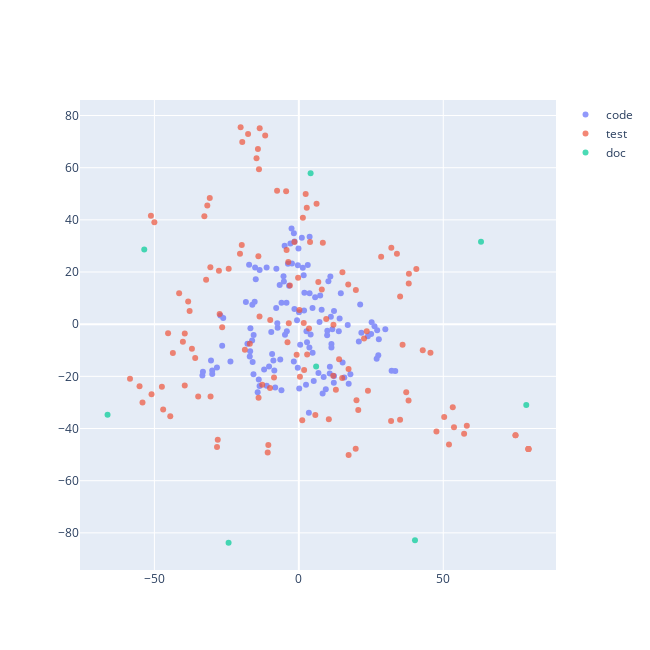

The notebook cell saved with this chart:
### Code cell
import plotly.express as px
import plotly.graph_objects as go
from sklearn.manifold import TSNE
import numpy as np

tsne_model = TSNE(
    n_components = 2,
    perplexity = 7,
    random_state = 42,
    init = "pca",
    learning_rate = "auto",
    # metric = "cosine"
)

code_emb_arr = np.array(dubbo_code_df["gpt_code_vec"].to_list())
test_emb_arr = np.array(dubbo_test_df["gpt_test_vec"].to_list())
doc_emb_arr = np.array(dubbo_doc_df["gpt_doc_vec"].to_list())

code_tsne_embeddings = tsne_model.fit_transform(code_emb_arr)
test_tsne_embeddings = tsne_model.fit_transform(test_emb_arr)
doc_tsne_embeddings = tsne_model.fit_transform(doc_emb_arr)

gpt_code_data = pd.DataFrame(
    {'x': code_tsne_embeddings[:, 0],
     'y': code_tsne_embeddings[:, 1]}
)

gpt_test_data = pd.DataFrame(
    {'x': test_tsne_embeddings[:, 0],
     'y': test_tsne_embeddings[:, 1]}
)

gpt_doc_data = pd.DataFrame(
    {'x': doc_tsne_embeddings[:, 0],
     'y': doc_tsne_embeddings[:, 1]}
)

dfs = {
    "code": gpt_code_data,
    "test": gpt_test_data,
    "doc": gpt_doc_data
}

id_list = [dubbo_code_df['concept'].tolist(),
           dubbo_test_df['concept'].tolist(),
           dubbo_doc_df['concept'].tolist()]

fig = go.Figure()

for i, df in enumerate(dfs):
    fig = fig.add_trace(
        go.Scatter(
        x = dfs[df]['x'],
        y = dfs[df]['y'],
        name = df,
        text = id_list[i],
        showlegend = True,
        mode = 'markers',
        opacity = 0.7)
    )

fig.update_layout(
    width = 650,
    height = 650
)

fig.show()

### Figure 1 — Plotly figure (JSON) as saved in the notebook; plotly's stock layout.template omitted (floating-point values rounded to 4 significant figures)
{"data": [{"mode": "markers", "name": "code", "opacity": 0.7, "showlegend": true, "text": ["['merger', 'model', 'scope', 'aware', 'end', 'error', 'mergeable', 'map', 'match', 'concurrent']", "['match', 'value', 'bool', 'exact', 'weight', 'result', 'destination', 'traffic', 'policy', 'subset']", "['rule', 'mesh', 'listener', 'app', 'merger', 'map', 'merge', 'item', 'array', 'error']", "['rule', 'key', 'invoker', 'node', 'router', 'destination', 'service', 'map', 'virtual', 'output']", "['url', 'invoker', 'invocation', 'configurator', 'load', 'balance', 'spec', 'item', 'service', 'select']", "['map', 'match', 'invoker', 'destination', 'invocation', 'route', 'group', 'tag', 'context', 'rule']", "['router', 'url', 'state', 'invoker', 'bit', 'invocation', 'factory', 'snapshot', 'chain', 'rule']", "['bit', 'model', 'address', 'application', 'enable', 'service', 'iterator', 'key', 'hash', 'add']", "['invoker', 'cluster', 'invocation', 'directory', 'filter', 'url', 'rpc', 'chain', 'result', 'invoke']", "['map', 'extension', 'loader', 'property', 'msg', 'throwable', 'error', 'dynamic', 'aware', 'info']", "['model', 'method', 'scope', 'map', 'application', 'desc', 'parameter', 'framework', 'property', 'prefix']", "['thread', 'map', 'pool', 'qos', 'message', 'stream', 'listener', 'directory', 'watch', 'generic']", "['address', 'level', 'host', 'port', 'status', 'protocol', 'url', 'username', 'disposable', 'adapter']", "['integer', 'converter', 'path', 'stream', 'key', 'timeout', 'client', 'server', 'model', 'cert']", "['map', 'param', 'builder', 'bean', 'value', 'definition', 'parameter', 'key', 'method', 'url']", "['thread', 'registry', 'module', 'map', 'local', 'internal', 'reference', 'metadata', 'runnable', 'integer']", "['service', 'url', 'key', 'parameter', 'executor', 'model', 'method', 'value', 'map', 'protocol']", "['loader', 'java', 'descriptor', 'str', 'method', 'map', 'pattern', 'array', 'lock', 'value']", "['invocation', 'invoker', 'attachment', 'argument', 'method', 'rpc', 'map', 'type', 'key', 'parameter']", "['command', 'monitor', 'filter', 'context', 'input', 'configurator', 'servlet', 'merger', 'codec', 'telnet']", "['url', 'listener', 'registry', 'notify', 'factory', 'cache', 'register', 'subscribe', 'failback', 'compatible']", "['page', 'handler', 'service', 'servlet', 'http', 'request', 'model', 'response', 'writer', 'compatible']", "['rpc', 'address', 'context', 'remote', 'channel', 'message', 'local', 'socket', 'inet', 'throwable']", "['listener', 'notify', 'navigation', 'page', 'title', 'compatible', 'balance', 'application', 'load', 'url']", "['parameter', 'url', 'key', 'value', 'method', 'map', 'protocol', 'add', 'port', 'host']", "['future', 'response', 'unit', 'throwable', 'timeout', 'adapter', 'interrupt', 'execution', 'callback', 'completable']", "['application', 'model', 'module', 'context', 'event', 'service', 'bootstrap', 'state', 'aware', 'error']", "['builder', 'consumer', 'protocol', 'service', 'method', 'registry', 'integer', 'module', 'reference', 'bootstrap']", "['bean', 'definition', 'service', 'registry', 'context', 'factory', 'environment', 'init', 'spring', 'annotation']", "['builder', 'application', 'integer', 'provider', 'status', 'thread', 'registry', 'port', 'probe', 'qos']", "['bean', 'metadata', 'annotation', 'annotate', 'method', 'element', 'field', 'inject', 'service', 'property']", "['reference', 'bean', 'map', 'context', 'definition', 'parser', 'key', 'cache', 'element', 'application']", "['registry', 'property', 'center', 'value', 'metadata', 'report', 'validate', 'url', 'reference', 'application']", "['dynamic', 'factory', 'url', 'zookeeper', 'application', 'model', 'create', 'transporter', 'nacos', 'apollo']", "['nacos', 'listener', 'group', 'key', 'service', 'property', 'url', 'timeout', 'map', 'publish']", "['listener', 'key', 'path', 'group', 'apollo', 'zookeeper', 'change', 'dynamic', 'remove', 'cache']", "['apollo', 'listener', 'key', 'change', 'group', 'url', 'property', 'application', 'aware', 'dynamic']", "['nacos', 'service', 'group', 'content', 'listener', 'symbol', 'publish', 'cas', 'timeout', 'innerclass']", "['listener', 'key', 'property', 'url', 'nacos', 'group', 'change', 'service', 'timeout', 'apollo']", "['container', 'spring', 'error', 'extension', 'aware', 'lock', 'loader', 'classpath', 'context', 'condition']", "['container', 'error', 'spring', 'aware', 'loader', 'lock', 'reentrant', 'context', 'extension', 'classpath']", "['container', 'loader', 'lock', 'extension', 'aware', 'error', 'key', 'reentrant', 'condition', 'hook']", "['extension', 'lock', 'loader', 'condition', 'error', 'aware', 'reentrant', 'key', 'container', 'shutdown']", "['spring', 'context', 'aware', 'error', 'container', 'xml', 'application', 'path', 'classpath', 'extension']", "['method', 'parameter', 'validator', 'clazz', 'value', 'pool', 'validate', 'error', 'violation', 'aware']", "['validator', 'url', 'validation', 'create', 'map', 'concurrent', 'hash', 'lru', 'lfu', 'cache']", "['expire', 'time', 'map', 'live', 'interval', 'expiration', 'key', 'thread', 'value', 'access']", "['cache', 'url', 'factory', 'value', 'key', 'create', 'store', 'put', 'map', 'local']", "['invocation', 'validation', 'invoker', 'filter', 'result', 'rpc', 'invoke', 'uid', 'wrapper', 'present']", "['service', 'map', 'instance', 'listener', 'app', 'hash', 'concurrent', 'endpoint', 'kubernetes', 'pod']", "['client', 'proxy', 'cert', 'key', 'timeout', 'https', 'watch', 'interval', 'username', 'password']", "['url', 'listener', 'registry', 'kubernetes', 'mesh', 'env', 'factory', 'create', 'discovery', 'service']", "['service', 'map', 'param', 'key', 'url', 'definition', 'info', 'protocol', 'metadata', 'processing']", "['metadata', 'report', 'factory', 'url', 'key', 'map', 'rest', 'storage', 'service', 'create']", "['service', 'method', 'rest', 'metadata', 'map', 'application', 'model', 'mapping', 'resolve', 'url']", "['annotation', 'parameter', 'value', 'map', 'processor', 'method', 'listener', 'request', 'header', 'mapping']", "['method', 'map', 'integer', 'definition', 'builder', 'request', 'body', 'prioritize', 'generate', 'metadata']", "['cache', 'manager', 'util', 'store', 'service', 'executor', 'map', 'error', 'aware', 'size']", "['element', 'service', 'process', 'environment', 'processing', 'method', 'env', 'rest', 'annotation', 'metadata']", "['model', 'processor', 'annotation', 'parameter', 'param', 'element', 'application', 'executable', 'comparator', 'initialize']", "['metadata', 'identifier', 'service', 'url', 'key', 'listener', 'subscriber', 'report', 'group', 'store']", "['metric', 'map', 'method', 'atomic', 'invocation', 'stat', 'application', 'supplier', 'description', 'handler']", "['pool', 'thread', 'registry', 'executor', 'meter', 'application', 'empty', 'metric', 'size', 'destroy']", "['invocation', 'metric', 'application', 'invoker', 'model', 'category', 'map', 'observation', 'tag', 'value']", "['context', 'key', 'observation', 'convention', 'value', 'client', 'server', 'remote', 'low', 'cardinality']", "['concurrent', 'map', 'metric', 'time', 'window', 'hash', 'method', 'event', 'counter', 'request']", "['invocation', 'invoker', 'observation', 'model', 'filter', 'application', 'result', 'response', 'convention', 'registry']", "['metric', 'invocation', 'event', 'application', 'collector', 'request', 'collect', 'listener', 'execute', 'thread']", "['reporter', 'metric', 'application', 'model', 'factory', 'url', 'prometheus', 'create', 'exporter', 'service']", "['category', 'metric', 'tag', 'map', 'entity', 'sample', 'service', 'value', 'application', 'model']", "['invocation', 'invoker', 'monitor', 'result', 'factory', 'error', 'filter', 'host', 'concurrent', 'remote']", "['monitor', 'url', 'service', 'factory', 'statistic', 'protocol', 'proxy', 'invoker', 'method', 'client']", "['monitor', 'url', 'factory', 'map', 'executor', 'future', 'lock', 'hash', 'reentrant', 'concurrent']", "['monitor', 'service', 'constant', 'factory', 'metric', 'url', 'filter', 'detector', 'invoker', 'builtin']", "['metric', 'invocation', 'invoker', 'model', 'extension', 'accessor', 'application', 'result', 'aware', 'service']", "['max', 'concurrent', 'output', 'input', 'elapse', 'success', 'failure', 'item', 'statistic', 'invoker']", "['service', 'monitor', 'detector', 'metric', 'builtin', 'node', 'application', 'aware', 'model', 'url']", "['framework', 'model', 'serialize', 'probe', 'status', 'allow', 'readiness', 'util', 'notify', 'deployer']", "['command', 'context', 'http', 'aware', 'error', 'execute', 'node', 'executor', 'request', 'channel']", "['key', 'method', 'telnet', 'access', 'channel', 'attribute', 'handler', 'message', 'side', 'provider']", "['model', 'application', 'protocol', 'framework', 'qos', 'url', 'invoker', 'help', 'consumer', 'scope']", "['handler', 'invoker', 'one', 'many', 'response', 'observer', 'stream', 'method', 'request', 'mono']", "['border', 'invocation', 'column', 'define', 'filter', 'model', 'framework', 'url', 'state', 'invoker']", "['framework', 'model', 'command', 'context', 'snapshot', 'router', 'execute', 'triple', 'detector', 'reactor']", "['permission', 'foreign', 'level', 'accept', 'anonymous', 'access', 'whitelist', 'builder', 'welcome', 'qos']", "['url', 'invoker', 'listener', 'registry', 'cluster', 'protocol', 'map', 'service', 'exporter', 'provider']", "['timeout', 'url', 'retry', 'registry', 'task', 'cancel', 'failback', 'times', 'error', 'aware']", "['url', 'registry', 'listener', 'notify', 'factory', 'task', 'fail', 'map', 'retry', 'concurrent']", "['service', 'instance', 'metadata', 'discovery', 'listener', 'change', 'url', 'event', 'info', 'map']", "['service', 'key', 'url', 'protocol', 'instance', 'model', 'param', 'address', 'map', 'parameter']", "['url', 'listener', 'notify', 'map', 'concurrent', 'service', 'instance', 'registry', 'nacos', 'path']", "['migration', 'rule', 'step', 'url', 'model', 'consumer', 'threshold', 'delay', 'map', 'integer']", "['url', 'listener', 'service', 'registry', 'nacos', 'map', 'notify', 'model', 'aware', 'error']", "['dispatcher', 'map', 'repli', 'channel', 'serialization', 'url', 'executor', 'service', 'response', 'hash']", "['buffer', 'channel', 'byte', 'length', 'src', 'dst', 'factory', 'read', 'write', 'output']", "['context', 'ssl', 'ctx', 'event', 'operator', 'tls', 'buf', 'request', 'server', 'throwable']", "['channel', 'server', 'address', 'close', 'timeout', 'remote', 'send', 'timer', 'exchange', 'inet']", "['channel', 'handler', 'url', 'remote', 'address', 'netty', 'server', 'message', 'client', 'connect']", "['listener', 'path', 'zookeeper', 'channel', 'create', 'curator', 'client', 'state', 'target', 'child']", "['connection', 'request', 'future', 'attribute', 'key', 'client', 'executor', 'manager', 'model', 'append']", "['servlet', 'context', 'http', 'handler', 'port', 'instance', 'map', 'manager', 'integer', 'add']", "['http', 'model', 'message', 'server', 'url', 'handler', 'framework', 'aware', 'multi', 'error']", "['call', 'stream', 'channel', 'method', 'message', 'status', 'header', 'server', 'queue', 'command']", "['invoker', 'invocation', 'url', 'proxy', 'channel', 'rpc', 'error', 'protocol', 'result', 'aware']", "['future', 'context', 'completable', 'request', 'atomic', 'filter', 'time', 'output', 'response', 'key']", "['attachment', 'context', 'map', 'rpc', 'service', 'key', 'value', 'invocation', 'invoker', 'url']", "['status', 'handler', 'rpc', 'url', 'timeout', 'channel', 'pack', 'method', 'tri', 'response']", "['listener', 'exporter', 'context', 'cancellation', 'executor', 'invoker', 'executable', 'aware', 'consumer', 'error']", "['stream', 'client', 'url', 'server', 'protocol', 'remote', 'request', 'handler', 'service', 'channel']", "['header', 'executor', 'support', 'model', 'filter', 'application', 'isolation', 'compressor', 'url', 'aware']", "['application', 'event', 'environment', 'listener', 'prepare', 'atomic', 'process', 'logo', 'welcome', 'property']", "['map', 'property', 'metadata', 'environment', 'bean', 'application', 'protocol', 'registry', 'reference', 'consumer']", "['endpoint', 'condition', 'compatible', 'enable', 'context', 'error', 'aware', 'metadata', 'match', 'annotate']", "['metric', 'registry', 'meter', 'application', 'event', 'binder', 'start', 'bean', 'auto', 'listener']", "['metadata', 'map', 'endpoint', 'configs', 'health', 'indicator', 'name', 'status', 'checker', 'resolve']", "['status', 'default', 'extras', 'hash', 'link', 'indicator', 'propertie', 'health', 'load', 'memory']", "['application', 'context', 'event', 'bean', 'listener', 'definition', 'web', 'await', 'configurable', 'registry']", "['bean', 'service', 'processor', 'annotation', 'auto', 'qualifier', 'package', 'disposable', 'destroy', 'priority']", "['resource', 'map', 'service', 'lock', 'result', 'domain', 'listener', 'route', 'consumer', 'delta']", "['name', 'route', 'registry', 'url', 'listener', 'factory', 'map', 'result', 'hash', 'create']", "['model', 'url', 'range', 'value', 'match', 'listener', 'suffix', 'exact', 'present', 'prefix']", "['route', 'listener', 'rule', 'map', 'xds', 'endpoint', 'manager', 'match', 'rds', 'concurrent']", "['key', 'istio', 'path', 'secret', 'jwt', 'cluster', 'domain', 'grace', 'trust', 'workload']", "['consumer', 'observe', 'map', 'result', 'endpoint', 'protocol', 'domain', 'rd', 'pilot', 'exchanger']", "['endpoint', 'cluster', 'server', 'weight', 'info', 'node', 'provider', 'invoker', 'bootstrap', 'resource']", "['discovery', 'observer', 'response', 'request', 'ad', 'protocol', 'error', 'url', 'aware', 'delta']", "['key', 'cert', 'istio', 'matcher', 'certificate', 'env', 'generate', 'pair', 'path', 'header']"], "type": "scatter", "x": [10.23, -18.32, 10.91, -15.29, -3.386, -16.1, 4.08, 10.75, 9.855, -30.41, -0.3696, -9.246, 17.85, 27.5, 12.11, -8.486, 12.18, 14.54, 11.29, 12.17, -0.3327, 4.772, 26.19, 3.735, 15.75, -27.17, -23.68, -10.31, -13.88, -8.807, -11.12, -15.7, -7.842, -0.1215, -2.914, -1.715, 1.033, -4.912, -1.496, -29.97, -29.97, -33.2, -33.38, -28.35, 13.84, 3.724, -16.76, 1.919, 9.803, -7.782, 26.95, -5.296, 8.597, -4.273, 5.158, 9.332, 8.239, 3.478, -8.185, -14.25, -5.993, -9.539, -17.79, -7.334, 21.23, -15.64, -4.153, -16.17, -1.525, -7.449, 11.09, 4.741, 5.647, 1.805, -4.795, 7.892, 0.06477, -0.6155, 16.92, 29.94, -1.734, 7.165, 2.832, 2.64, -6.431, -5.183, 3.089, 1.369, 6.793, 10.69, -3.761, -14.91, -2.387, 7.398, 27.69, 25.2, 27.12, 25.03, -2.525, 15.16, 17.26, -26.54, 21.65, 11.59, -26.17, 11.29, 20.77, 14.12, 23.89, 3.657, -15.99, -12.01, -6.018, -16.85, 2.481, 0.134, -16.99, -13.59, -13.58, 1.681, 0.4606, -11.16, 33.38, -15.14, -6.629, -17.22, 32.11], "y": [16.42, 8.46, 18.27, 8.639, 14.75, 7.454, -3.968, -16.33, -2.494, -13.91, -16.75, -11.48, -19.19, -11.93, -22.42, -17.74, -19.83, 11.83, -7.621, 5.042, 22.57, -10.92, -0.7446, 33.54, -20.46, 3.344, -14.32, -16.25, -21.22, -13.96, -23.58, -19.21, 6.249, 28.99, 30.9, 34.83, 33.14, 30.04, 31.74, -17.71, -19.1, -18.21, -19.63, -16.6, -2.687, 11.86, -1.543, 12.02, -4.241, 21.27, -13.22, 18.37, -20.28, 8.213, -21.81, -24.98, -26.61, -33.96, -24.32, -26.11, 8.183, -2.977, -7.537, -1.322, 7.54, -4.105, -2.702, -6.226, 5.834, 0.3312, 2.871, 6.186, 10.33, 5.225, -4.096, 5.514, 4.538, 1.481, -0.3087, -1.946, -14.26, 0.8444, -6.904, -2.684, -13.52, 16.37, 22.71, 21.66, -18.68, -18.94, 23.14, 17.26, 23.26, 11.03, -5.777, 0.7642, -2.345, -3.738, 36.67, -14.73, -22.87, -8.248, -3.318, -1.961, 2.391, -8.955, -6.631, 2.164, -4.604, -8.911, -14.46, -17.39, -25.37, -10.42, -23.24, -24.65, -12.35, -23.72, 20.81, 18.75, -7.865, 21.72, -17.97, 21.74, 15.02, 22.81, -17.83]}, {"mode": "markers", "name": "test", "opacity": 0.7, "showlegend": true, "text": ["['invoker', 'hello', 'menu', 'service', 'load', 'balance', 'user', 'map', 'weight', 'mock']", "['invoker', 'invocation', 'url', 'cluster', 'mock', 'result', 'directory', 'rpc', 'balance', 'invoke']", "['attachment', 'value', 'key', 'invoker', 'sticky', 'invoke', 'integer', 'service', 'retry', 'field']", "['url', 'model', 'merge', 'merger', 'module', 'router', 'provider', 'factory', 'init', 'script']", "['match', 'configurator', 'mock', 'bool', 'join', 'absent', 'message', 'runtime', 'uid', 'request']", "['rule', 'service', 'app', 'demo', 'map', 'suffix', 'clear', 'change', 'api', 'url']", "['address', 'country', 'phone', 'full', 'size', 'number', 'city', 'title', 'province', 'extension']", "['url', 'activate', 'echo', 'thread', 'add', 'event', 'pool', 'wrapper', 'adaptive', 'exhaust']", "['demo', 'service', 'mock', 'key', 'value', 'generic', 'hello', 'impl', 'group', 'cache']", "['model', 'scope', 'framework', 'module', 'application', 'destroy', 'property', 'method', 'bean', 'foo']", "['converter', 'person', 'init', 'task', 'status', 'multi', 'error', 'info', 'latch', 'value']", "['url', 'ext', 'atomic', 'integer', 'echo', 'wrap', 'status', 'executor', 'count', 'adaptive']", "['inner', 'age', 'map', 'child', 'util', 'parent', 'url', 'hash', 'email', 'result']", "['simple', 'value', 'ext', 'age', 'url', 'one', 'serializable', 'obj', 'person', 'hash']", "['provider', 'foo', 'service', 'framework', 'app', 'module', 'player', 'bitrate', 'url', 'copyright']", "['consumer', 'service', 'argument', 'application', 'provider', 'registry', 'protocol', 'extension', 'invoker', 'rpc']", "['url', 'invoker', 'invocation', 'router', 'cache', 'rpc', 'legacy', 'route', 'invokers', 'factory']", "['key', 'attachment', 'invoker', 'value', 'service', 'map', 'invocation', 'invoke', 'model', 'put']", "['inner', 'input', 'map', 'array', 'registry', 'application', 'output', 'stream', 'serialization', 'protocol']", "['read', 'write', 'input', 'output', 'extension', 'stream', 'argument', 'custom', 'find', 'byte']", "['person', 'complex', 'age', 'service', 'demo', 'method', 'impl', 'size', 'enumlength', 'uid']", "['context', 'argument', 'rpc', 'registry', 'provider', 'extension', 'application', 'service', 'module', 'protocol']", "['service', 'echo', 'demo', 'read', 'input', 'find', 'extension', 'cls', 'reader', 'stream']", "['invoker', 'key', 'attachment', 'service', 'map', 'invoke', 'value', 'attribute', 'parameter', 'cache']", "['box', 'service', 'demo', 'user', 'say', 'impl', 'prefix', 'status', 'checker', 'context']", "['invoker', 'mock', 'url', 'rpc', 'protocol', 'executor', 'proxy', 'port', 'dao', 'balance']", "['invocation', 'model', 'invoker', 'error', 'thread', 'response', 'application', 'bootstrap', 'module', 'filter']", "['url', 'listener', 'map', 'method', 'service', 'notify', 'registry', 'concurrent', 'key', 'register']", "['registry', 'service', 'center', 'export', 'listener', 'single', 'provider', 'exporter', 'multiple', 'protocol']", "['service', 'hello', 'demo', 'bean', 'application', 'context', 'reference', 'builder', 'impl', 'generic']", "['factory', 'loader', 'reference', 'service', 'bean', 'request', 'processor', 'property', 'find', 'multi']", "['consumer', 'bootstrap', 'service', 'module', 'spring', 'channel', 'manager', 'model', 'boot', 'zookeeper']", "['namespace', 'map', 'context', 'mock', 'property', 'service', 'extension', 'callback', 'key', 'apollo']", "['key', 'value', 'latch', 'count', 'map', 'listener', 'nacos', 'dynamic', 'session', 'event']", "['zookeeper', 'listener', 'map', 'url', 'count', 'dynamic', 'latch', 'mock', 'server', 'value']", "['map', 'namespace', 'property', 'service', 'extension', 'mock', 'context', 'locator', 'key', 'error']", "['server', 'status', 'timeout', 'retry', 'group', 'nacos', 'namespace', 'map', 'mock', 'property']", "['apollo', 'key', 'put', 'value', 'embed', 'dynamic', 'url', 'mock', 'namespace', 'event']", "['group', 'nacos', 'listener', 'publish', 'cas', 'content', 'remove', 'timeout', 'service', 'shut']", "['spring', 'container']", "['spring', 'container']", "['container', 'spring']", "['spring', 'container']", "['container', 'spring']", "['spring', 'container']", "['cache', 'factory', 'invoker', 'mock', 'filter', 'invocation', 'method', 'construct', 'rpc', 'non']", "['cache', 'expire', 'factory', 'url', 'construct', 'validator', 'validation', 'parameter', 'target', 'mock']", "['validation', 'mock', 'filter', 'validator', 'rpc', 'invocation', 'invoker', 'cache', 'factory', 'parameter']", "['parameter', 'validation', 'validator', 'target', 'mock', 'filter', 'rpc', 'invoker', 'invocation', 'cache']", "['service', 'kubernetes', 'server', 'mock', 'discovery', 'change', 'listener', 'instance', 'client', 'url']", "['service', 'kubernetes', 'mock', 'discovery', 'server', 'url', 'selector', 'pod', 'change', 'namespaced']", "['service', 'server', 'kubernetes', 'mock', 'discovery', 'map', 'selector', 'pod', 'change', 'namespaced']", "['service', 'mock', 'discovery', 'server', 'kubernetes', 'map', 'pod', 'namespaced', 'change', 'destroy']", "['service', 'server', 'kubernetes', 'discovery', 'mock', 'url', 'client', 'namespaced', 'instance', 'listener']", "['service', 'server', 'mock', 'kubernetes', 'listener', 'map', 'pod', 'namespaced', 'change', 'destroy']", "['service', 'discovery', 'server', 'kubernetes', 'listener', 'pod', 'map', 'selector', 'change', 'namespaced']", "['redis', 'metadata', 'report', 'store', 'info', 'find', 'interceptor', 'group', 'identifi', 'consumer']", "['service', 'url', 'listener', 'mapping', 'mock', 'nacos', 'group', 'application', 'map', 'model']", "['integer', 'big', 'compiler', 'str', 'java', 'directory', 'source', 'decimal', 'processor', 'time']", "['element', 'field', 'variable', 'class', 'compile', 'builder', 'annotation', 'add', 'model', 'definition']", "['param', 'user', 'model', 'service', 'rest', 'request', 'map', 'body', 'header', 'form']", "['method', 'annotation', 'invocation', 'processor', 'processing', 'context', 'source', 'round', 'environment', 'process']", "['metadata', 'identifier', 'report', 'service', 'url', 'subscriber', 'consumer', 'store', 'listener', 'map']", "['class', 'builder', 'compile', 'definition', 'type', 'add', 'annotation', 'processing', 'server', 'status']", "['builder', 'google', 'phone', 'number', 'map', 'field', 'request', 'parse', 'byte', 'response']", "['observation', 'filter', 'tracer', 'url', 'invocation', 'runner', 'consumer', 'sample', 'destroy', 'receiver']", "['window', 'time', 'quantile', 'counter', 'metric', 'category', 'unit', 'description', 'map', 'sample']", "['key', 'attachment', 'value', 'service', 'model', 'map', 'absent', 'invocation', 'invoker', 'mock']", "['metric', 'model', 'application', 'event', 'invocation', 'method', 'collector', 'setup', 'group', 'rpc']", "['metric', 'category', 'tag', 'setup', 'map', 'supplier', 'unit', 'description', 'sample', 'gauge']", "['request', 'init', 'param', 'teardown', 'event', 'metric', 'time', 'invocation', 'model', 'setup']", "['reporter', 'prometheus', 'metric', 'factory', 'attachment', 'key', 'service', 'value', 'model', 'framework']", "['factory', 'monitor', 'proxy', 'statistic', 'service', 'url', 'demo', 'invoker', 'response', 'invoke']", "['response', 'app', 'builder', 'attachment', 'result', 'map', 'throwable', 'create', 'build', 'invoker']", "['url', 'monitor', 'service', 'invoker', 'factory', 'invocation', 'statistics', 'available', 'destroy', 'collect']", "['invoker', 'service', 'demo', 'url', 'metric', 'invoke', 'function', 'consumer', 'port', 'response']", "['framework', 'model', 'register', 'provider', 'repository', 'module', 'state', 'url', 'user', 'custom']", "['command', 'context', 'mock', 'attribute', 'map', 'channel', 'telnet', 'invoker', 'method', 'service']", "['url', 'model', 'framework', 'util', 'reset', 'exporter', 'export', 'refer', 'instance', 'metadata']", "['channel', 'promise', 'future', 'address', 'listener', 'socket', 'remote', 'throwable', 'cause', 'timeout']", "['handler', 'telnet', 'mock', 'invoker', 'protocol', 'url', 'channel', 'wrapper', 'tri', 'change']", "['channel', 'url', 'remote', 'handler', 'attribute', 'mock', 'send', 'address', 'key', 'close']", "['person', 'map', 'serialize', 'non', 'service', 'value', 'demo', 'liveness', 'probe', 'integer']", "['age', 'qos', 'process', 'handler', 'uid', 'serializable', 'man', 'wire', 'protocol', 'util']", "['service', 'demo', 'repository', 'framework', 'model', 'module', 'invoke', 'parameter', 'generic', 'impl']", "['registry', 'protocol', 'url', 'integer', 'refer', 'atomic', 'invoker', 'listener', 'counter', 'exporter']", "['url', 'registry', 'factory', 'zookeeper', 'listener', 'service', 'notify', 'subscribe', 'mock', 'register']", "['notification', 'multiple', 'instance', 'metadata', 'service', 'revision', 'subscribe', 'listener', 'failure', 'invocation']", "['migration', 'rule', 'event', 'curator', 'framework', 'handler', 'invoker', 'url', 'path', 'key']", "['nacos', 'instance', 'service', 'group', 'subscribe', 'healthy', 'listener', 'select', 'server', 'msg']", "['service', 'discovery', 'instance', 'url', 'mock', 'listener', 'registry', 'event', 'change', 'mapping']", "['metadata', 'report', 'builder', 'service', 'url', 'mapping', 'invocation', 'application', 'map', 'model']", "['instance', 'service', 'param', 'metadata', 'nacos', 'exclude', 'create', 'naming', 'group', 'include']", "['url', 'timer', 'mock', 'task', 'channel', 'close', 'header', 'serialization', 'magic', 'reconnect']", "['channel', 'decode', 'output', 'input', 'encode', 'buffer', 'request', 'stream', 'codec', 'message']", "['channel', 'exchange', 'remote', 'server', 'handler', 'message', 'world', 'client', 'reply', 'port']", "['path', 'service', 'update', 'create', 'tolerant', 'zookeeper', 'fault', 'client', 'provider', 'persistent']", "['channel', 'client', 'remote', 'zookeeper', 'server', 'url', 'handler', 'connection', 'transporter', 'latch']", "['performance', 'aware', 'error', 'telnet', 'client', 'handler', 'result', 'mock', 'serializable', 'fix']", "['channel', 'buffer', 'handler', 'url', 'remote', 'send', 'close', 'address', 'attribute', 'key']", "['http', 'response', 'request', 'servlet', 'hello', 'serializable', 'uid', 'parameter', 'desc', 'type']", "['extension', 'loader', 'proxy', 'protocol', 'age', 'find', 'factory', 'adaptive', 'path', 'block']", "['service', 'demo', 'callback', 'hello', 'url', 'msg', 'yyy', 'impl', 'stub', 'say']", "['invocation', 'filter', 'rpc', 'url', 'invoker', 'attachment', 'context', 'tps', 'limiter', 'latch']", "['channel', 'remote', 'address', 'url', 'attribute', 'close', 'response', 'health', 'key', 'mock']", "['service', 'invoker', 'demo', 'reference', 'url', 'method', 'request', 'loader', 'result', 'argument']", "['channel', 'handler', 'integer', 'atomic', 'filter', 'telnet', 'msg', 'future', 'limit', 'completable']", "['service', 'demo', 'person', 'key', 'str', 'attachment', 'value', 'echo', 'map', 'size']", "['throwable', 'stream', 'observer', 'mock', 'latch', 'count', 'complete', 'next', 'error', 'message']", "['binder', 'environment', 'destroy', 'configurable', 'init', 'bean', 'relaxed', 'application', 'suite', 'endpoint']", "['application', 'map', 'module', 'registry', 'monitor', 'protocol', 'consumer', 'hash', 'link', 'provider']", "['annotation', 'service', 'context', 'processor', 'application', 'auto', 'bean', 'compatible', 'provider', 'without']", "['endpoint', 'metadata', 'service', 'rest', 'template', 'configs', 'shutdown', 'reference', 'property', 'demo']", "['application', 'environment', 'spring', 'processor', 'property', 'init', 'destroy', 'binder', 'instance', 'relaxed']", "['binder', 'environment', 'configurable', 'bean', 'suite', 'relaxed', 'destroy', 'init', 'metadata', 'template']", "['matcher', 'map', 'rule', 'route', 'observe', 'bootstrapper', 'path', 'change', 'resource', 'create']", "['bootstrapper', 'reader', 'create', 'raw', 'read', 'path', 'matcher', 'map', 'observe', 'rule']", "['map', 'listener', 'lds', 'request', 'discovery', 'consumer', 'resource', 'observe', 'build', 'name']", "['route', 'rd', 'rds', 'map', 'observe', 'resource', 'protocol', 'result', 'consumer', 'ad']", "['endpoint', 'change', 'point', 'end', 'cluster', 'eds', 'subscribe', 'rd', 'notify', 'unsubscribe']", "['matcher', 'route', 'map', 'rule', 'endpoint', 'change', 'regex', 'bootstrapper', 'path', 'rds']", "['endpoint', 'cluster', 'end', 'change', 'point', 'eds', 'manager', 'rule', 'unsubscribe', 'notify']", "['rule', 'route', 'app', 'xds', 'manager', 'change', 'listener', 'rds', 'parse', 'invoker']", "['map', 'resource', 'observe', 'matcher', 'result', 'consumer', 'protocol', 'node', 'ad', 'mock']"], "type": "scatter", "x": [-26.54, 0.3789, -35.88, 19.68, -27.42, 10.39, -34.84, 23.5, 20.58, 51.98, 8.311, 22.58, -44.51, -46.96, 0.1952, 3.524, -0.7485, -40.13, -9.906, -16.97, -50.99, 1.698, -18.68, -37.01, 23.93, 1.826, -3.086, 7.947, 9.479, 35.05, 47.64, -0.2535, -31.69, 1.4, -1.523, -30.83, -4.398, -32.7, 6.138, 79.49, 79.49, 75.0, 79.49, 75.0, 79.49, -8.589, -13.94, -9.987, -12.66, -14.65, -19.58, -17.57, -13.55, -14.16, -11.65, -20.15, 19.74, -7.529, 35.91, 45.57, -58.45, 53.29, 17.1, 42.9, -30.56, 13.93, -28.33, -39.48, -10.56, -28.07, -10.78, -45.26, 15.0, -43.61, 17.21, 11.91, 17.23, -37.81, 37.17, -20.37, -38.31, -27.66, -47.4, -54.12, 31.93, 11.99, 6.74, 15.08, 1.183, 2.751, -13.8, 5.714, 2.371, -32.1, -13.61, -14.0, -3.651, -4.238, -41.43, -24.28, -55.14, -3.923, 19.95, 2.878, -30.62, 12.83, -19.75, -39.5, 3.88, 57.21, -3.478, 50.32, 37.98, 53.71, 58.15, 38.11, 40.67, 28.49, 32.02, -50.01, 38.05, -51.21, 35.06, 33.96], "y": [-1.161, -20.11, -13.0, -47.79, 3.91, -36.48, -27.73, -2.671, -32.93, -46.11, 31.17, -5.483, -35.31, -32.72, 5.465, -1.689, -11.74, -6.725, 1.569, -7.475, -26.9, 0.5028, -9.789, -9.445, -25.5, -17.54, 14.87, 13.32, 1.964, -36.68, -41.17, 17.81, 45.51, 40.79, 31.54, 48.35, 50.93, 41.35, 46.18, -47.81, -47.81, -42.57, -47.81, -42.57, -47.81, -20.47, -28.16, -24.44, -23.22, 63.67, 69.89, 72.88, 75.09, 67.14, 72.37, 75.5, 13.08, 51.14, -7.888, -10.93, -20.91, -31.84, 15.21, -10.01, -27.68, -13.48, -47.12, -3.539, -46.34, -44.32, -49.17, -3.503, -20.59, -11.04, -17.17, -19.76, -50.11, 5.059, -26.11, 27.04, 8.723, 20.44, -24.02, -30.02, -37.12, -0.1762, 16.19, 19.92, -36.83, 44.67, 59.35, -34.82, 49.91, 17.03, 2.986, 26.02, 23.86, 28.49, 11.82, 21.25, -23.77, -6.949, -29.14, -11.65, 21.79, -25.09, 30.34, -23.52, 31.52, -41.99, 0.3625, -35.55, -29.23, -39.51, -38.93, 19.35, 21.12, 25.88, 29.34, 39.1, 15.57, 41.6, 10.59, 27.01]}, {"mode": "markers", "name": "doc", "opacity": 0.7, "showlegend": true, "text": ["['service', 'see', 'issue', 'sample', 'project', 'github', 'contribute', 'list', 'build', 'guide']", "['contribute', 'issue', 'sample', 'project', 'service', 'see', 'admin', 'build', 'list', 'report']", "['issue', 'service', 'project', 'list', 'see', 'github', 'report', 'sample', 'contribute', 'follow']", "['service', 'see', 'project', 'build', 'github', 'sample', 'issue', 'admin', 'follow', 'list']", "['see', 'issue', 'sample', 'service', 'contribute', 'guide', 'github', 'project', 'list', 'report']", "['service', 'sample', 'see', 'issue', 'please', 'project', 'github', 'contribute', 'report', 'list']", "['service', 'issue', 'contribute', 'see', 'github', 'project', 'report', 'sample', 'build', 'guide']", "['service', 'see', 'issue', 'contribute', 'sample', 'github', 'project', 'guide', 'admin', 'build']"], "type": "scatter", "x": [-24.32, -53.51, 40.21, 78.73, 63.06, -66.22, 4.075, 5.989], "y": [-83.79, 28.64, -82.83, -31.02, 31.63, -34.76, 57.9, -16.26]}], "layout": {"height": 650, "width": 650}}
